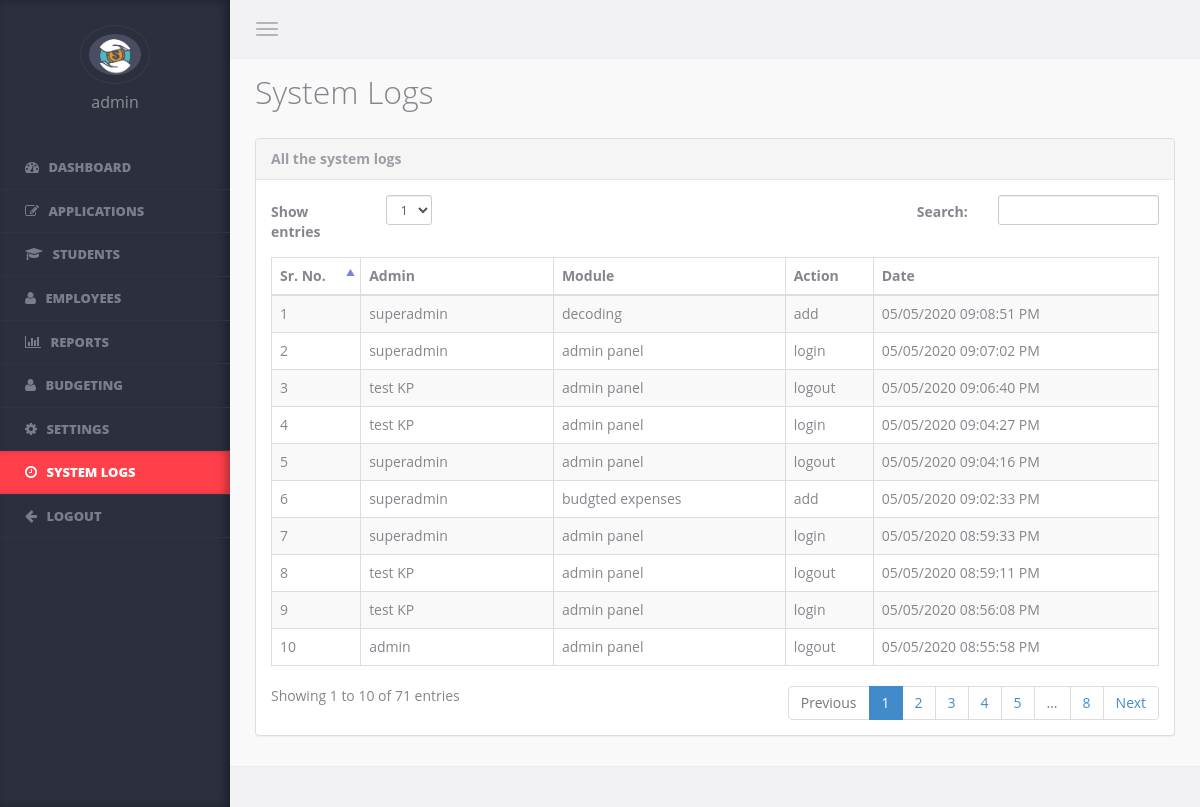
The app's page /admin/system_logs.php (signed in) with its own data.
### tables this page shows
CREATE TABLE `system_logs` (
  `id` int(11) NOT NULL,
  `admin_id` int(11) DEFAULT NULL,
  `module` varchar(50) DEFAULT NULL,
  `action` varchar(50) DEFAULT NULL,
  `affected_student` int(11) DEFAULT NULL,
  `affected_kp` int(11) DEFAULT NULL,
  `affected_decoding` int(11) DEFAULT NULL,
  `affected_event` int(11) DEFAULT NULL,
  `time` varchar(30) DEFAULT NULL
);

### admin/system_logs.php (the view, shortened to what this page needs)
<?php
include_once 'include/include.php';
if(!isset($_SESSION['admin_id']) && empty($_SESSION['admin_id']) && !isset($_SESSION['admin_type']) && empty($_SESSION['admin_type']))
{
    header('location:login');
}
    else
{
?>
<!DOCTYPE html>
<html lang="en">
<head>
    <?php
		include 'include/head.php';
	?>
</head>
<body data-ng-app>
    <?php $page='system_logs'; ?>
    <?php include 'include/sidebar-admin.php';?>
    <section class="content">
        <?php include 'include/header.php'; ?>
       <div class="wrapper container-fluid">
            <div class="page-header"><h1>System Logs</h1> </div>
                <div class="panel panel-default">
                    <div class="panel-heading">All the system logs</div>
                    <div class="panel-body">
                <?php
                    $admin_type=$_SESSION['admin_type'];
                    if($admin_type!='kp')
                    {
                ?>
                        <table cellpadding="0" cellspacing="0" border="0" class="table table-striped table-bordered" id="basic-datatable">
                            <thead>
                                <tr>
                                    <th>Sr. No.</th>
                                    <th>Admin</th>
                                    <th>Module</th>
                                    <th>Action</th>
                                    <th>Date</th>
                                </tr>
                            </thead>
                            <tbody>
                        <?php
                            $count=0;
                            $query="SELECT system_logs.*, admin.first_name as admin_fname, admin.last_name as admin_lname, admin.vsm_branch FROM system_logs left join admin on system_logs.admin_id=admin.id order by system_logs.id desc";
                            $query_run=mysqli_query($connect, $query);
                            while ($result=mysqli_fetch_assoc($query_run))
                            {
                                $count++;
                        ?>
                                <tr class="odd gradeX">
                                    <td><?= $count; ?></td>
                                    <td><?php echo $result['admin_fname'].' '.$result['admin_lname'].' '; ?></td>
                                    <td><?php echo $result['module']; ?></td>
                                    <td><?php echo $result['action']; ?></td>
                                    <td><?php echo date('m/d/Y h:i:s A', strtotime($result['time'])); ?></td>
                                </tr>
                        <?php
                            }
                        ?>
                            </tbody>
                        </table>
                    </div>
                <?php
                    }
                ?>
                </div>
        </div>
        <?php
			include 'include/footer.php';
		?>
    </section>
</body>
</html>
<?php
    }
?>

### admin/include/sidebar-admin.php (shortened to what this page needs)
<aside class="left-panel">
<?php
    $admin_id=$_SESSION['admin_id'];
    $admin_type=$_SESSION['admin_type'];
    $query20="SELECT first_name FROM admin WHERE id='$admin_id'";
    $query20_run=mysqli_query($connect, $query20);
    $admin_data=mysqli_fetch_assoc($query20_run);
    $admin_fname=$admin_data['first_name'];
?>
    <div class="user text-center">
        <img src="../images/logo.jpg" class="img-circle" alt="...">
        <h4 class="user-name"><?= $admin_fname; ?></h4>
    </div>
    <nav class="navigation">
        <ul class="list-unstyled">
            <li <?php if(isset($page) && $page == 'dashboard') {
				echo 'class="active"';
				}
				?>>
			<a href="dashboard">
			<i class="fa fa-dashboard">
			</i>
			<span class="nav-label">
			Dashboard
			</span>
			</a>
			</li>
		<?php
			if($admin_type!='kp')
			{
		?>
            <li <?php
				if(isset($page) && ($page == 'applications' || $page == 'applications?type=Enrolled' || $page == 'applications?type=Rejected' || $page == 'applications?type=Pending')){
					echo 'class="has-submenu active"';
				}
				else{
					echo 'class="has-submenu"';
					}
			?>>
			<a href="#">
			<i class="fa fa-edit">
			</i>
			<span class="nav-label">Applications</span>
			</a>
            </li>
    <?php
        }
    ?>
		    <li <?php if(isset($page) && $page == 'students') {echo 'class="active"';} ?>>
			<a href="students">
			<i class="fa fa-graduation-cap">
			</i>
			<span class="nav-label">Students</span>
			</a>
			</li>
    <?php
        if($admin_type!='kp')
        {
    ?>
		    <li <?php if(isset($page) && $page == 'karyakarta_palak') {echo 'class="active"';} ?>>
			<a href="karyakarta_palak">
			<i class="fa fa-user">
			</i>
			<span class="nav-label">Employees</span>
			</a>
			</li>
    <?php
        }
    ?>
            <li <?php if(isset($page) && ($page == 'monthly_reports' || $page == 'annual_reports')) {echo 'class="active"';} ?> class="has-submenu">
			<a href="#">
			<i class="fa fa-bar-chart">
			</i>
			<span class="nav-label">Reports</span>
			</a>
            </li>
            <li <?php
					if(isset($page) && $page == 'budgeting') {
						echo 'class="active"';
					}
				?>>
			<a href="budgeting">
			<i class="fa fa-user">
			</i>
			<span class="nav-label">Budgeting</span>
			</a>
			</li>
    <?php
        if($admin_type!='kp')
        {
    ?>
            <li <?php
					if(isset($page) && ($page == 'settings' || $page == 'decoding' || $page == 'events')) {
						echo 'class="has-submenu active"';
					}
					else{
						echo 'class="has-submenu"';
					}
				?>>
			<a href="#">
			<i class="fa fa-cog">
			</i>
			<span class="nav-label">Settings</span>
			</a>
            </li>
            <li <?php if(isset($page) && $page == 'system_logs') {echo 'class="active"';} ?>>
			<a href="system_logs">
			<i class="fa fa-clock-o">
			</i>
			<span class="nav-label">System Logs</span>
			</a>
			</li>
    <?php
        }
    ?>
			<li class=""><a href="logout">
			<i class="fa fa-arrow-left">
			</i>
			<span class="nav-label">Logout</span>
			</a>
			</li>
		</ul>
    </nav>
</aside>

### admin/assets/css/app/app.v1.css (style rules this page uses)
body { background-color:#f9f9f9; color:#85868d; font-family: 'Open Sans', sans-serif; position:relative; }
body, html { overflow-x:hidden; }
aside.left-panel { background-color:#2b2f3e; width:230px; position:fixed; padding:25px 0px; box-shadow:inset -5px 0px 8px rgba(0,0,0,0.3); height:100%; top:0px; left:0px; }
.user { margin-bottom:35px; }
.user h4.user-name { color:#8e909a; font-size:16px; }
.user img { border:1px solid #383c4a; padding:8px; width:70px; }
.navigation { margin:20px 0px; }
.navigation > ul > li { position:relative; }
.navigation > ul > li.has-submenu:after { content:"\f105"; font-family: 'FontAwesome'; display:inline-block; position:absolute; color:#7a7e8a; right:15px; transition: all 0.4s; -moz-transition: all 0.4s; -webkit-transition: all 0.4s; -o-transition: all 0.4s; top:10px; visibility:hidden; }
.navigation > ul > li > a { display:block; padding:12px 25px; color:#7a7e8a; text-transform:uppercase; font-size:13px; text-decoration:none; font-weight:800; border-bottom:1px solid #2f3444; transition: all 0.4s; -moz-transition: all 0.4s; -webkit-transition: all 0.4s; -o-transition: all 0.4s; }
.navigation > ul > li:hover > a, .navigation > ul > li.active:hover > a, .navigation > ul > li.active > a { color:#fff; background-color: #ff404b; -webkit-box-shadow: inset -6px 0 8px -2px rgba(0,0,0,0.3); box-shadow: inset -6px 0 8px -2px rgba(0,0,0,0.3); }
.navigation ul li a i { margin-right:6px; font-size:14px; }
.content { margin-left:230px; }
.content > .container-fluid { padding-left:25px; padding-right:25px; }
.page-header { margin:0px; border:0px; }
.page-header h1 { color:#84868e; font-weight:300; font-size:32px; margin-top:15px; margin-bottom:20px; }
.page-header * { font-weight:600; color: #075878; }
.panel { margin-bottom:30px; }
.panel-heading { font-weight:700; }
.panel-default > .panel-heading, .panel-default > .panel-footer { border-color: #e8e8eb; box-shadow:none; }
.panel-default > .panel-heading, .btn-default { color:#9D9EA5; }

### records on screen
system_logs: admin.first_name "superadmin", module "decoding", action "add", time "05/05/2020 09:08:51 PM"
system_logs: admin.first_name "superadmin", module "admin panel", action "login", time "05/05/2020 09:07:02 PM"
system_logs: admin.first_name "test KP", module "admin panel", action "logout", time "05/05/2020 09:06:40 PM"
system_logs: admin.first_name "test KP", module "admin panel", action "login", time "05/05/2020 09:04:27 PM"
system_logs: admin.first_name "superadmin", module "admin panel", action "logout", time "05/05/2020 09:04:16 PM"
system_logs: admin.first_name "superadmin", module "budgted expenses", action "add", time "05/05/2020 09:02:33 PM"
system_logs: admin.first_name "superadmin", module "admin panel", action "login", time "05/05/2020 08:59:33 PM"
system_logs: admin.first_name "test KP", module "admin panel", action "logout", time "05/05/2020 08:59:11 PM"
system_logs: admin.first_name "test KP", module "admin panel", action "login", time "05/05/2020 08:56:08 PM"
system_logs: admin.first_name "admin", module "admin panel", action "logout", time "05/05/2020 08:55:58 PM"

### other values on screen
$admin_fname "admin"
